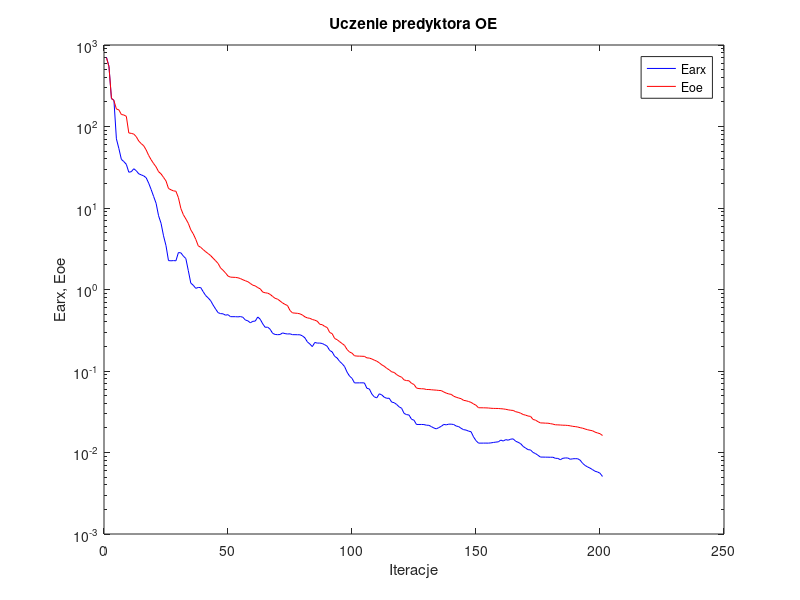
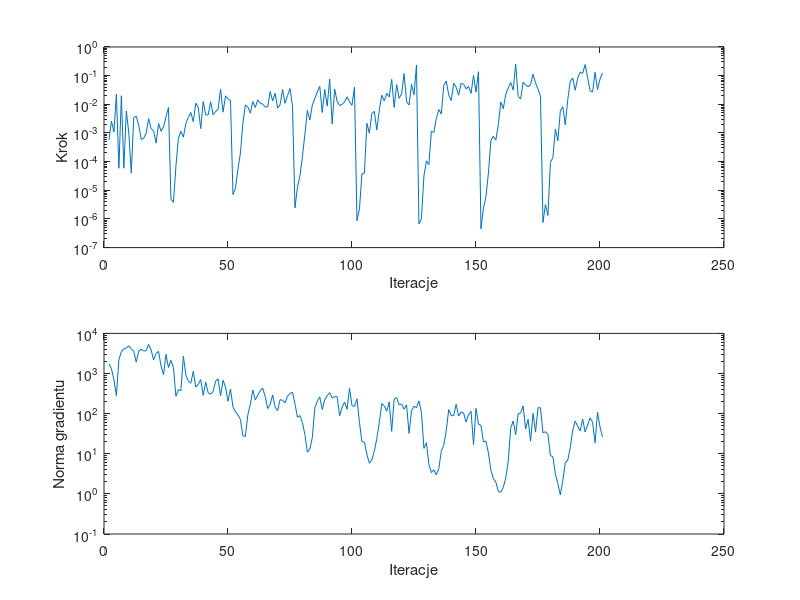

Source code (MATLAB) for these figures, in order:
%uczenie predyktora oe
clear all;
n=0; farx(n+1)=7.048469e+002; foe(n+1)=6.979788e+002; wspucz(n+1)=0.000000e+000; ng(n+1)=0.000000e+000;
%odnowa zmiennej metryki
n=1; farx(n+1)=5.486321e+002; foe(n+1)=5.407191e+002; krok(n+1)=5.718892e-004; ng(n+1)=1.714269e+003;
n=2; farx(n+1)=2.198597e+002; foe(n+1)=2.222111e+002; krok(n+1)=2.616629e-003; ng(n+1)=1.308572e+003;
n=3; farx(n+1)=2.100855e+002; foe(n+1)=2.079124e+002; krok(n+1)=1.078226e-003; ng(n+1)=7.026111e+002;
n=4; farx(n+1)=7.057069e+001; foe(n+1)=1.639873e+002; krok(n+1)=2.223039e-002; ng(n+1)=2.794415e+002;
n=5; farx(n+1)=5.362073e+001; foe(n+1)=1.598760e+002; krok(n+1)=5.883434e-005; ng(n+1)=2.200245e+003;
n=6; farx(n+1)=3.951360e+001; foe(n+1)=1.404169e+002; krok(n+1)=1.989810e-002; ng(n+1)=3.491199e+003;
n=7; farx(n+1)=3.712905e+001; foe(n+1)=1.384353e+002; krok(n+1)=5.904967e-005; ng(n+1)=4.131678e+003;
n=8; farx(n+1)=3.434590e+001; foe(n+1)=1.333793e+002; krok(n+1)=5.852382e-003; ng(n+1)=4.307883e+003;
n=9; farx(n+1)=2.748668e+001; foe(n+1)=8.337584e+001; krok(n+1)=1.004162e-003; ng(n+1)=4.921190e+003;
n=10; farx(n+1)=2.787328e+001; foe(n+1)=8.232814e+001; krok(n+1)=4.037383e-005; ng(n+1)=4.148027e+003;
n=11; farx(n+1)=3.031078e+001; foe(n+1)=8.077657e+001; krok(n+1)=3.446556e-003; ng(n+1)=3.573005e+003;
n=12; farx(n+1)=2.868960e+001; foe(n+1)=7.509986e+001; krok(n+1)=3.846158e-003; ng(n+1)=1.918271e+003;
n=13; farx(n+1)=2.628238e+001; foe(n+1)=6.636341e+001; krok(n+1)=1.810600e-003; ng(n+1)=3.578079e+003;
n=14; farx(n+1)=2.552163e+001; foe(n+1)=6.172030e+001; krok(n+1)=5.958384e-004; ng(n+1)=4.063568e+003;
n=15; farx(n+1)=2.479140e+001; foe(n+1)=5.803160e+001; krok(n+1)=6.509286e-004; ng(n+1)=3.645502e+003;
n=16; farx(n+1)=2.352276e+001; foe(n+1)=5.160796e+001; krok(n+1)=9.824964e-004; ng(n+1)=3.714617e+003;
n=17; farx(n+1)=2.021929e+001; foe(n+1)=4.419804e+001; krok(n+1)=3.141811e-003; ng(n+1)=5.295806e+003;
n=18; farx(n+1)=1.689487e+001; foe(n+1)=3.912281e+001; krok(n+1)=1.409080e-003; ng(n+1)=3.860892e+003;
n=19; farx(n+1)=1.388261e+001; foe(n+1)=3.510611e+001; krok(n+1)=1.179900e-003; ng(n+1)=2.179816e+003;
n=20; farx(n+1)=1.144083e+001; foe(n+1)=3.195434e+001; krok(n+1)=4.449379e-004; ng(n+1)=3.160377e+003;
n=21; farx(n+1)=8.041920e+000; foe(n+1)=2.791667e+001; krok(n+1)=2.129131e-003; ng(n+1)=3.551198e+003;
n=22; farx(n+1)=6.495882e+000; foe(n+1)=2.623909e+001; krok(n+1)=1.153878e-003; ng(n+1)=1.537871e+003;
n=23; farx(n+1)=4.558862e+000; foe(n+1)=2.375985e+001; krok(n+1)=1.612540e-003; ng(n+1)=9.364109e+002;
n=24; farx(n+1)=3.451777e+000; foe(n+1)=2.146864e+001; krok(n+1)=3.740913e-003; ng(n+1)=3.002929e+003;
n=25; farx(n+1)=2.263383e+000; foe(n+1)=1.737300e+001; krok(n+1)=7.692316e-003; ng(n+1)=1.417568e+003;
%odnowa zmiennej metryki
n=26; farx(n+1)=2.249780e+000; foe(n+1)=1.672404e+001; krok(n+1)=4.883258e-006; ng(n+1)=2.125015e+003;
n=27; farx(n+1)=2.262866e+000; foe(n+1)=1.622648e+001; krok(n+1)=3.819098e-006; ng(n+1)=1.403828e+003;
n=28; farx(n+1)=2.250871e+000; foe(n+1)=1.605509e+001; krok(n+1)=6.934421e-005; ng(n+1)=2.699266e+002;
n=29; farx(n+1)=2.839678e+000; foe(n+1)=1.339901e+001; krok(n+1)=6.552053e-004; ng(n+1)=3.966383e+002;
n=30; farx(n+1)=2.817346e+000; foe(n+1)=9.850799e+000; krok(n+1)=1.136630e-003; ng(n+1)=3.740259e+002;
n=31; farx(n+1)=2.568529e+000; foe(n+1)=8.272968e+000; krok(n+1)=7.123994e-004; ng(n+1)=2.698711e+003;
n=32; farx(n+1)=2.399049e+000; foe(n+1)=7.344716e+000; krok(n+1)=2.144917e-003; ng(n+1)=9.164084e+002;
n=33; farx(n+1)=1.702117e+000; foe(n+1)=6.475774e+000; krok(n+1)=3.475168e-003; ng(n+1)=6.486561e+002;
n=34; farx(n+1)=1.197983e+000; foe(n+1)=5.393457e+000; krok(n+1)=5.167850e-003; ng(n+1)=5.726375e+002;
n=35; farx(n+1)=1.126724e+000; foe(n+1)=4.809162e+000; krok(n+1)=2.478671e-003; ng(n+1)=1.133555e+003;
n=36; farx(n+1)=1.033655e+000; foe(n+1)=4.128756e+000; krok(n+1)=1.095618e-002; ng(n+1)=4.573468e+002;
n=37; farx(n+1)=1.059483e+000; foe(n+1)=3.438746e+000; krok(n+1)=7.799544e-003; ng(n+1)=5.332904e+002;
n=38; farx(n+1)=1.055671e+000; foe(n+1)=3.289534e+000; krok(n+1)=1.424799e-003; ng(n+1)=7.054139e+002;
n=39; farx(n+1)=9.394532e-001; foe(n+1)=3.089612e+000; krok(n+1)=1.248857e-002; ng(n+1)=2.839673e+002;
n=40; farx(n+1)=8.426266e-001; foe(n+1)=2.906114e+000; krok(n+1)=4.341280e-003; ng(n+1)=6.113058e+002;
n=41; farx(n+1)=7.888677e-001; foe(n+1)=2.758901e+000; krok(n+1)=4.243311e-003; ng(n+1)=3.311011e+002;
n=42; farx(n+1)=7.291235e-001; foe(n+1)=2.606051e+000; krok(n+1)=1.226153e-002; ng(n+1)=3.057775e+002;
n=43; farx(n+1)=6.439283e-001; foe(n+1)=2.418791e+000; krok(n+1)=4.312903e-003; ng(n+1)=3.573588e+002;
n=44; farx(n+1)=5.763179e-001; foe(n+1)=2.253322e+000; krok(n+1)=5.654998e-003; ng(n+1)=6.444322e+002;
n=45; farx(n+1)=5.199898e-001; foe(n+1)=2.087977e+000; krok(n+1)=6.681202e-003; ng(n+1)=7.374650e+002;
n=46; farx(n+1)=5.059639e-001; foe(n+1)=1.839605e+000; krok(n+1)=3.394563e-002; ng(n+1)=2.802210e+002;
n=47; farx(n+1)=5.031287e-001; foe(n+1)=1.721273e+000; krok(n+1)=5.318174e-003; ng(n+1)=6.768813e+002;
n=48; farx(n+1)=4.841541e-001; foe(n+1)=1.597251e+000; krok(n+1)=1.975828e-002; ng(n+1)=4.622232e+002;
n=49; farx(n+1)=4.908878e-001; foe(n+1)=1.461613e+000; krok(n+1)=1.542549e-002; ng(n+1)=2.035025e+002;
n=50; farx(n+1)=4.642062e-001; foe(n+1)=1.418201e+000; krok(n+1)=1.350758e-002; ng(n+1)=4.101384e+002;
%odnowa zmiennej metryki
n=51; farx(n+1)=4.640516e-001; foe(n+1)=1.412489e+000; krok(n+1)=7.084991e-006; ng(n+1)=1.474198e+002;
n=52; farx(n+1)=4.638164e-001; foe(n+1)=1.407680e+000; krok(n+1)=1.180191e-005; ng(n+1)=1.112970e+002;
n=53; farx(n+1)=4.616951e-001; foe(n+1)=1.392607e+000; krok(n+1)=5.378705e-005; ng(n+1)=9.354633e+001;
n=54; farx(n+1)=4.656488e-001; foe(n+1)=1.362536e+000; krok(n+1)=1.955288e-004; ng(n+1)=7.194176e+001;
n=55; farx(n+1)=4.563467e-001; foe(n+1)=1.316467e+000; krok(n+1)=2.129617e-003; ng(n+1)=2.838501e+001;
n=56; farx(n+1)=4.223368e-001; foe(n+1)=1.279795e+000; krok(n+1)=9.495353e-003; ng(n+1)=2.705265e+001;
n=57; farx(n+1)=4.128781e-001; foe(n+1)=1.247242e+000; krok(n+1)=8.099144e-003; ng(n+1)=9.407414e+001;
n=58; farx(n+1)=3.905104e-001; foe(n+1)=1.186918e+000; krok(n+1)=4.916421e-003; ng(n+1)=1.708592e+002;
n=59; farx(n+1)=4.066304e-001; foe(n+1)=1.129329e+000; krok(n+1)=1.245435e-002; ng(n+1)=3.872089e+002;
n=60; farx(n+1)=4.101038e-001; foe(n+1)=1.107415e+000; krok(n+1)=7.737158e-003; ng(n+1)=2.204939e+002;
n=61; farx(n+1)=4.601432e-001; foe(n+1)=1.054749e+000; krok(n+1)=1.438335e-002; ng(n+1)=2.872974e+002;
n=62; farx(n+1)=4.314261e-001; foe(n+1)=1.018556e+000; krok(n+1)=1.086709e-002; ng(n+1)=3.737689e+002;
n=63; farx(n+1)=3.791195e-001; foe(n+1)=9.302253e-001; krok(n+1)=1.019447e-002; ng(n+1)=4.323108e+002;
n=64; farx(n+1)=3.435230e-001; foe(n+1)=9.112604e-001; krok(n+1)=8.053672e-003; ng(n+1)=2.662006e+002;
n=65; farx(n+1)=3.452967e-001; foe(n+1)=9.025724e-001; krok(n+1)=8.003391e-003; ng(n+1)=1.341650e+002;
n=66; farx(n+1)=3.249462e-001; foe(n+1)=8.713694e-001; krok(n+1)=2.779047e-002; ng(n+1)=1.686734e+002;
n=67; farx(n+1)=2.896610e-001; foe(n+1)=8.217265e-001; krok(n+1)=1.303276e-002; ng(n+1)=2.919222e+002;
n=68; farx(n+1)=2.809072e-001; foe(n+1)=7.789857e-001; krok(n+1)=2.419175e-002; ng(n+1)=1.452157e+002;
n=69; farx(n+1)=2.790252e-001; foe(n+1)=7.615358e-001; krok(n+1)=7.342058e-003; ng(n+1)=1.186958e+002;
n=70; farx(n+1)=2.802568e-001; foe(n+1)=7.224817e-001; krok(n+1)=9.600724e-003; ng(n+1)=2.232769e+002;
n=71; farx(n+1)=2.933289e-001; foe(n+1)=6.839395e-001; krok(n+1)=3.294851e-002; ng(n+1)=2.152991e+002;
n=72; farx(n+1)=2.876390e-001; foe(n+1)=6.568019e-001; krok(n+1)=1.080144e-002; ng(n+1)=1.860590e+002;
n=73; farx(n+1)=2.845279e-001; foe(n+1)=6.354421e-001; krok(n+1)=2.000182e-002; ng(n+1)=2.713307e+002;
n=74; farx(n+1)=2.857841e-001; foe(n+1)=5.529586e-001; krok(n+1)=3.542231e-002; ng(n+1)=3.150656e+002;
n=75; farx(n+1)=2.792404e-001; foe(n+1)=5.168525e-001; krok(n+1)=8.648560e-003; ng(n+1)=3.458874e+002;
%odnowa zmiennej metryki
n=76; farx(n+1)=2.790923e-001; foe(n+1)=5.131306e-001; krok(n+1)=2.418718e-006; ng(n+1)=1.766259e+002;
n=77; farx(n+1)=2.785122e-001; foe(n+1)=5.102105e-001; krok(n+1)=1.277945e-005; ng(n+1)=8.139510e+001;
n=78; farx(n+1)=2.782767e-001; foe(n+1)=5.028452e-001; krok(n+1)=3.117913e-005; ng(n+1)=8.934203e+001;
n=79; farx(n+1)=2.700844e-001; foe(n+1)=4.869702e-001; krok(n+1)=1.474875e-004; ng(n+1)=6.022706e+001;
n=80; farx(n+1)=2.552057e-001; foe(n+1)=4.618099e-001; krok(n+1)=8.989595e-004; ng(n+1)=3.032933e+001;
n=81; farx(n+1)=2.279818e-001; foe(n+1)=4.484263e-001; krok(n+1)=6.099924e-003; ng(n+1)=1.099345e+001;
n=82; farx(n+1)=2.142892e-001; foe(n+1)=4.429409e-001; krok(n+1)=2.827577e-003; ng(n+1)=1.302381e+001;
n=83; farx(n+1)=1.992464e-001; foe(n+1)=4.288039e-001; krok(n+1)=9.409526e-003; ng(n+1)=2.549104e+001;
n=84; farx(n+1)=2.239971e-001; foe(n+1)=4.202352e-001; krok(n+1)=1.572069e-002; ng(n+1)=1.393936e+002;
n=85; farx(n+1)=2.199765e-001; foe(n+1)=4.084589e-001; krok(n+1)=2.702970e-002; ng(n+1)=2.009781e+002;
n=86; farx(n+1)=2.202091e-001; foe(n+1)=3.745529e-001; krok(n+1)=4.215364e-002; ng(n+1)=2.619340e+002;
n=87; farx(n+1)=2.175329e-001; foe(n+1)=3.702772e-001; krok(n+1)=5.173682e-003; ng(n+1)=1.265488e+002;
n=88; farx(n+1)=2.100588e-001; foe(n+1)=3.520647e-001; krok(n+1)=3.320390e-002; ng(n+1)=2.228753e+002;
n=89; farx(n+1)=2.013622e-001; foe(n+1)=3.417610e-001; krok(n+1)=8.672124e-003; ng(n+1)=2.807261e+002;
n=90; farx(n+1)=1.786241e-001; foe(n+1)=2.970359e-001; krok(n+1)=7.644254e-002; ng(n+1)=3.345899e+002;
n=91; farx(n+1)=1.716752e-001; foe(n+1)=2.874297e-001; krok(n+1)=2.081087e-003; ng(n+1)=2.464223e+002;
n=92; farx(n+1)=1.514089e-001; foe(n+1)=2.505482e-001; krok(n+1)=3.387226e-002; ng(n+1)=2.647302e+002;
n=93; farx(n+1)=1.443258e-001; foe(n+1)=2.422689e-001; krok(n+1)=1.270603e-002; ng(n+1)=2.667046e+002;
n=94; farx(n+1)=1.312502e-001; foe(n+1)=2.290838e-001; krok(n+1)=9.010365e-003; ng(n+1)=8.846676e+001;
n=95; farx(n+1)=1.230934e-001; foe(n+1)=2.174042e-001; krok(n+1)=1.000726e-002; ng(n+1)=1.453040e+002;
n=96; farx(n+1)=1.134864e-001; foe(n+1)=2.060984e-001; krok(n+1)=1.210728e-002; ng(n+1)=1.947167e+002;
n=97; farx(n+1)=9.697985e-002; foe(n+1)=1.837376e-001; krok(n+1)=1.834657e-002; ng(n+1)=1.285324e+002;
n=98; farx(n+1)=8.664406e-002; foe(n+1)=1.712560e-001; krok(n+1)=1.210026e-002; ng(n+1)=4.236285e+002;
n=99; farx(n+1)=8.129161e-002; foe(n+1)=1.655390e-001; krok(n+1)=9.307204e-003; ng(n+1)=1.586565e+002;
n=100; farx(n+1)=7.142598e-002; foe(n+1)=1.537540e-001; krok(n+1)=4.000365e-002; ng(n+1)=1.517366e+002;
%odnowa zmiennej metryki
n=101; farx(n+1)=7.148778e-002; foe(n+1)=1.523932e-001; krok(n+1)=8.674337e-007; ng(n+1)=2.339802e+002;
n=102; farx(n+1)=7.153636e-002; foe(n+1)=1.521546e-001; krok(n+1)=2.209607e-006; ng(n+1)=6.043183e+001;
n=103; farx(n+1)=7.162797e-002; foe(n+1)=1.516624e-001; krok(n+1)=3.731275e-005; ng(n+1)=2.012582e+001;
n=104; farx(n+1)=7.135841e-002; foe(n+1)=1.512351e-001; krok(n+1)=4.014885e-005; ng(n+1)=1.954461e+001;
n=105; farx(n+1)=6.135985e-002; foe(n+1)=1.448767e-001; krok(n+1)=2.187783e-003; ng(n+1)=9.683929e+000;
n=106; farx(n+1)=6.017739e-002; foe(n+1)=1.440823e-001; krok(n+1)=9.726052e-004; ng(n+1)=5.792261e+000;
n=107; farx(n+1)=5.216487e-002; foe(n+1)=1.404514e-001; krok(n+1)=4.830641e-003; ng(n+1)=7.021145e+000;
n=108; farx(n+1)=4.810941e-002; foe(n+1)=1.359606e-001; krok(n+1)=5.699196e-003; ng(n+1)=1.168112e+001;
n=109; farx(n+1)=4.686528e-002; foe(n+1)=1.318531e-001; krok(n+1)=1.260746e-003; ng(n+1)=2.371516e+001;
n=110; farx(n+1)=5.250368e-002; foe(n+1)=1.262003e-001; krok(n+1)=6.099924e-003; ng(n+1)=6.027088e+001;
n=111; farx(n+1)=5.093633e-002; foe(n+1)=1.190231e-001; krok(n+1)=2.067140e-002; ng(n+1)=1.773437e+002;
n=112; farx(n+1)=4.764845e-002; foe(n+1)=1.144624e-001; krok(n+1)=1.321526e-002; ng(n+1)=1.551877e+002;
n=113; farx(n+1)=4.624911e-002; foe(n+1)=1.078384e-001; krok(n+1)=2.399905e-002; ng(n+1)=1.149354e+002;
n=114; farx(n+1)=4.633060e-002; foe(n+1)=1.034584e-001; krok(n+1)=1.825465e-002; ng(n+1)=1.963994e+002;
n=115; farx(n+1)=4.156456e-002; foe(n+1)=9.762845e-002; krok(n+1)=7.370577e-002; ng(n+1)=3.608892e+001;
n=116; farx(n+1)=4.084981e-002; foe(n+1)=9.604179e-002; krok(n+1)=7.780842e-003; ng(n+1)=2.353439e+002;
n=117; farx(n+1)=3.884932e-002; foe(n+1)=9.029650e-002; krok(n+1)=4.879939e-002; ng(n+1)=2.503396e+002;
n=118; farx(n+1)=3.633926e-002; foe(n+1)=8.652856e-002; krok(n+1)=1.611092e-002; ng(n+1)=1.660818e+002;
n=119; farx(n+1)=3.490842e-002; foe(n+1)=8.399389e-002; krok(n+1)=2.307159e-002; ng(n+1)=1.744844e+002;
n=120; farx(n+1)=3.018374e-002; foe(n+1)=7.775595e-002; krok(n+1)=1.171506e-001; ng(n+1)=1.289139e+002;
n=121; farx(n+1)=2.918044e-002; foe(n+1)=7.629022e-002; krok(n+1)=1.257761e-002; ng(n+1)=1.656542e+002;
n=122; farx(n+1)=2.882617e-002; foe(n+1)=7.581247e-002; krok(n+1)=9.439199e-003; ng(n+1)=3.202739e+001;
n=123; farx(n+1)=2.558346e-002; foe(n+1)=7.060809e-002; krok(n+1)=4.954706e-002; ng(n+1)=1.192764e+002;
n=124; farx(n+1)=2.489096e-002; foe(n+1)=6.832202e-002; krok(n+1)=2.142359e-002; ng(n+1)=1.531226e+002;
n=125; farx(n+1)=2.208018e-002; foe(n+1)=6.178591e-002; krok(n+1)=2.340680e-001; ng(n+1)=1.405968e+002;
%odnowa zmiennej metryki
n=126; farx(n+1)=2.207781e-002; foe(n+1)=6.085587e-002; krok(n+1)=6.705339e-007; ng(n+1)=2.085210e+002;
n=127; farx(n+1)=2.209103e-002; foe(n+1)=6.057746e-002; krok(n+1)=1.013303e-006; ng(n+1)=1.065932e+002;
n=128; farx(n+1)=2.201356e-002; foe(n+1)=6.041224e-002; krok(n+1)=3.136337e-005; ng(n+1)=1.362625e+001;
n=129; farx(n+1)=2.163438e-002; foe(n+1)=5.931766e-002; krok(n+1)=1.062896e-004; ng(n+1)=1.876186e+001;
n=130; farx(n+1)=2.155762e-002; foe(n+1)=5.925853e-002; krok(n+1)=7.847260e-005; ng(n+1)=5.466273e+000;
n=131; farx(n+1)=2.079086e-002; foe(n+1)=5.889008e-002; krok(n+1)=1.137613e-003; ng(n+1)=3.395798e+000;
n=132; farx(n+1)=1.999141e-002; foe(n+1)=5.849705e-002; krok(n+1)=1.053331e-003; ng(n+1)=3.991562e+000;
n=133; farx(n+1)=1.950953e-002; foe(n+1)=5.822660e-002; krok(n+1)=3.204288e-003; ng(n+1)=2.992430e+000;
n=134; farx(n+1)=2.020685e-002; foe(n+1)=5.773606e-002; krok(n+1)=6.543079e-003; ng(n+1)=4.263547e+000;
n=135; farx(n+1)=2.095752e-002; foe(n+1)=5.748943e-002; krok(n+1)=4.625835e-003; ng(n+1)=1.161919e+001;
n=136; farx(n+1)=2.210321e-002; foe(n+1)=5.525577e-002; krok(n+1)=4.486711e-002; ng(n+1)=1.636348e+001;
n=137; farx(n+1)=2.184804e-002; foe(n+1)=5.358702e-002; krok(n+1)=6.544743e-002; ng(n+1)=3.813701e+001;
n=138; farx(n+1)=2.227389e-002; foe(n+1)=5.231718e-002; krok(n+1)=2.117616e-002; ng(n+1)=1.257732e+002;
n=139; farx(n+1)=2.226480e-002; foe(n+1)=5.169725e-002; krok(n+1)=1.363820e-002; ng(n+1)=8.885154e+001;
n=140; farx(n+1)=2.206016e-002; foe(n+1)=4.905129e-002; krok(n+1)=5.405940e-002; ng(n+1)=9.006160e+001;
n=141; farx(n+1)=2.112183e-002; foe(n+1)=4.769566e-002; krok(n+1)=3.933136e-002; ng(n+1)=1.710240e+002;
n=142; farx(n+1)=2.080570e-002; foe(n+1)=4.660771e-002; krok(n+1)=2.085765e-002; ng(n+1)=8.670965e+001;
n=143; farx(n+1)=1.979808e-002; foe(n+1)=4.574481e-002; krok(n+1)=5.442027e-002; ng(n+1)=1.106845e+002;
n=144; farx(n+1)=1.906122e-002; foe(n+1)=4.362035e-002; krok(n+1)=5.005537e-002; ng(n+1)=1.040359e+002;
n=145; farx(n+1)=1.885236e-002; foe(n+1)=4.314139e-002; krok(n+1)=3.452721e-002; ng(n+1)=6.187514e+001;
n=146; farx(n+1)=1.828867e-002; foe(n+1)=4.224810e-002; krok(n+1)=4.186607e-002; ng(n+1)=9.483486e+001;
n=147; farx(n+1)=1.799404e-002; foe(n+1)=4.122053e-002; krok(n+1)=2.414071e-002; ng(n+1)=1.152537e+002;
n=148; farx(n+1)=1.555515e-002; foe(n+1)=3.944173e-002; krok(n+1)=1.016482e-001; ng(n+1)=1.689509e+001;
n=149; farx(n+1)=1.397599e-002; foe(n+1)=3.798748e-002; krok(n+1)=2.667694e-002; ng(n+1)=1.352341e+002;
n=150; farx(n+1)=1.303561e-002; foe(n+1)=3.542940e-002; krok(n+1)=1.372747e-001; ng(n+1)=5.415506e+001;
%odnowa zmiennej metryki
n=151; farx(n+1)=1.303518e-002; foe(n+1)=3.537988e-002; krok(n+1)=4.540895e-007; ng(n+1)=5.101811e+001;
n=152; farx(n+1)=1.304026e-002; foe(n+1)=3.535288e-002; krok(n+1)=2.376107e-006; ng(n+1)=1.961806e+001;
n=153; farx(n+1)=1.304791e-002; foe(n+1)=3.528527e-002; krok(n+1)=5.921156e-006; ng(n+1)=2.086408e+001;
n=154; farx(n+1)=1.303070e-002; foe(n+1)=3.516388e-002; krok(n+1)=3.923493e-005; ng(n+1)=1.046191e+001;
n=155; farx(n+1)=1.311921e-002; foe(n+1)=3.490702e-002; krok(n+1)=5.534736e-004; ng(n+1)=3.902741e+000;
n=156; farx(n+1)=1.327698e-002; foe(n+1)=3.477120e-002; krok(n+1)=7.648498e-004; ng(n+1)=2.406643e+000;
n=157; farx(n+1)=1.341457e-002; foe(n+1)=3.472343e-002; krok(n+1)=5.631478e-004; ng(n+1)=1.980546e+000;
n=158; farx(n+1)=1.351830e-002; foe(n+1)=3.468145e-002; krok(n+1)=1.965086e-003; ng(n+1)=1.146872e+000;
n=159; farx(n+1)=1.419984e-002; foe(n+1)=3.446235e-002; krok(n+1)=1.207035e-002; ng(n+1)=1.102409e+000;
n=160; farx(n+1)=1.383011e-002; foe(n+1)=3.426690e-002; krok(n+1)=7.032104e-003; ng(n+1)=1.451867e+000;
n=161; farx(n+1)=1.438701e-002; foe(n+1)=3.389026e-002; krok(n+1)=2.223039e-002; ng(n+1)=2.505749e+000;
n=162; farx(n+1)=1.415828e-002; foe(n+1)=3.339041e-002; krok(n+1)=3.730542e-002; ng(n+1)=6.542435e+000;
n=163; farx(n+1)=1.458453e-002; foe(n+1)=3.300803e-002; krok(n+1)=5.801457e-002; ng(n+1)=4.395728e+001;
n=164; farx(n+1)=1.468687e-002; foe(n+1)=3.281853e-002; krok(n+1)=3.153338e-002; ng(n+1)=6.517355e+001;
n=165; farx(n+1)=1.374089e-002; foe(n+1)=3.166212e-002; krok(n+1)=2.519998e-001; ng(n+1)=2.997587e+001;
n=166; farx(n+1)=1.334146e-002; foe(n+1)=3.114638e-002; krok(n+1)=1.873553e-002; ng(n+1)=9.997769e+001;
n=167; farx(n+1)=1.283500e-002; foe(n+1)=3.037230e-002; krok(n+1)=1.538463e-002; ng(n+1)=1.030862e+002;
n=168; farx(n+1)=1.187642e-002; foe(n+1)=2.925709e-002; krok(n+1)=5.908701e-002; ng(n+1)=1.566577e+002;
n=169; farx(n+1)=1.133549e-002; foe(n+1)=2.871825e-002; krok(n+1)=4.663645e-002; ng(n+1)=4.115068e+001;
n=170; farx(n+1)=1.084001e-002; foe(n+1)=2.802659e-002; krok(n+1)=4.102628e-002; ng(n+1)=7.237768e+001;
n=171; farx(n+1)=1.074667e-002; foe(n+1)=2.774130e-002; krok(n+1)=4.821088e-002; ng(n+1)=2.072036e+001;
n=172; farx(n+1)=1.001731e-002; foe(n+1)=2.543614e-002; krok(n+1)=1.125137e-001; ng(n+1)=1.016049e+002;
n=173; farx(n+1)=9.704883e-003; foe(n+1)=2.495295e-002; krok(n+1)=5.558094e-002; ng(n+1)=3.456418e+001;
n=174; farx(n+1)=9.236572e-003; foe(n+1)=2.389617e-002; krok(n+1)=3.407387e-002; ng(n+1)=1.397374e+002;
n=175; farx(n+1)=8.786830e-003; foe(n+1)=2.306295e-002; krok(n+1)=1.957537e-002; ng(n+1)=1.404916e+002;
%odnowa zmiennej metryki
n=176; farx(n+1)=8.785573e-003; foe(n+1)=2.303380e-002; krok(n+1)=7.516828e-007; ng(n+1)=3.350939e+001;
n=177; farx(n+1)=8.770069e-003; foe(n+1)=2.291243e-002; krok(n+1)=3.164227e-006; ng(n+1)=3.532588e+001;
n=178; farx(n+1)=8.763188e-003; foe(n+1)=2.288068e-002; krok(n+1)=1.324721e-006; ng(n+1)=3.058912e+001;
n=179; farx(n+1)=8.741858e-003; foe(n+1)=2.260082e-002; krok(n+1)=9.374630e-005; ng(n+1)=9.040507e+000;
n=180; farx(n+1)=8.749227e-003; foe(n+1)=2.229910e-002; krok(n+1)=1.383684e-004; ng(n+1)=8.443057e+000;
n=181; farx(n+1)=8.489585e-003; foe(n+1)=2.188472e-002; krok(n+1)=1.353531e-003; ng(n+1)=3.103883e+000;
n=182; farx(n+1)=8.466464e-003; foe(n+1)=2.183327e-002; krok(n+1)=5.309035e-004; ng(n+1)=1.821816e+000;
n=183; farx(n+1)=8.157881e-003; foe(n+1)=2.174450e-002; krok(n+1)=5.829556e-003; ng(n+1)=9.407960e-001;
n=184; farx(n+1)=8.487862e-003; foe(n+1)=2.162458e-002; krok(n+1)=8.368557e-003; ng(n+1)=2.168455e+000;
n=185; farx(n+1)=8.578442e-003; foe(n+1)=2.159873e-002; krok(n+1)=1.916949e-003; ng(n+1)=5.928359e+000;
n=186; farx(n+1)=8.563479e-003; foe(n+1)=2.146972e-002; krok(n+1)=1.434453e-002; ng(n+1)=6.954169e+000;
n=187; farx(n+1)=8.266097e-003; foe(n+1)=2.125234e-002; krok(n+1)=6.385486e-002; ng(n+1)=1.421738e+001;
n=188; farx(n+1)=8.372962e-003; foe(n+1)=2.094633e-002; krok(n+1)=8.222485e-002; ng(n+1)=3.917357e+001;
n=189; farx(n+1)=8.400980e-003; foe(n+1)=2.078885e-002; krok(n+1)=3.095635e-002; ng(n+1)=6.557429e+001;
n=190; farx(n+1)=8.385780e-003; foe(n+1)=2.055029e-002; krok(n+1)=8.100548e-002; ng(n+1)=4.880871e+001;
n=191; farx(n+1)=8.048525e-003; foe(n+1)=2.016607e-002; krok(n+1)=1.335885e-001; ng(n+1)=3.703674e+001;
n=192; farx(n+1)=7.354458e-003; foe(n+1)=1.987401e-002; krok(n+1)=1.196783e-001; ng(n+1)=7.361090e+001;
n=193; farx(n+1)=6.934964e-003; foe(n+1)=1.942200e-002; krok(n+1)=2.440422e-001; ng(n+1)=3.484404e+001;
n=194; farx(n+1)=6.647615e-003; foe(n+1)=1.902082e-002; krok(n+1)=8.569436e-002; ng(n+1)=5.213640e+001;
n=195; farx(n+1)=6.429678e-003; foe(n+1)=1.872868e-002; krok(n+1)=2.977641e-002; ng(n+1)=7.858917e+001;
n=196; farx(n+1)=6.163978e-003; foe(n+1)=1.847376e-002; krok(n+1)=2.667694e-002; ng(n+1)=6.109060e+001;
n=197; farx(n+1)=5.888479e-003; foe(n+1)=1.778901e-002; krok(n+1)=1.298711e-001; ng(n+1)=1.867128e+001;
n=198; farx(n+1)=5.770849e-003; foe(n+1)=1.737657e-002; krok(n+1)=3.277333e-002; ng(n+1)=1.075693e+002;
n=199; farx(n+1)=5.570308e-003; foe(n+1)=1.701563e-002; krok(n+1)=7.549232e-002; ng(n+1)=4.695788e+001;
n=200; farx(n+1)=5.084612e-003; foe(n+1)=1.616689e-002; krok(n+1)=1.252004e-001; ng(n+1)=2.621647e+001;

figure; semilogy(farx,'b'); hold on; semilogy(foe,'r'); xlabel('Iteracje'); ylabel('Earx, Eoe'); legend('Earx','Eoe'); title('Uczenie predyktora OE');
figure; subplot(2,1,1); semilogy(krok); xlabel('Iteracje'); ylabel('Krok');
subplot(2,1,2); semilogy(ng); xlabel('Iteracje'); ylabel('Norma gradientu');
Earx=farx(n+1)
Eoe=foe(n+1)
